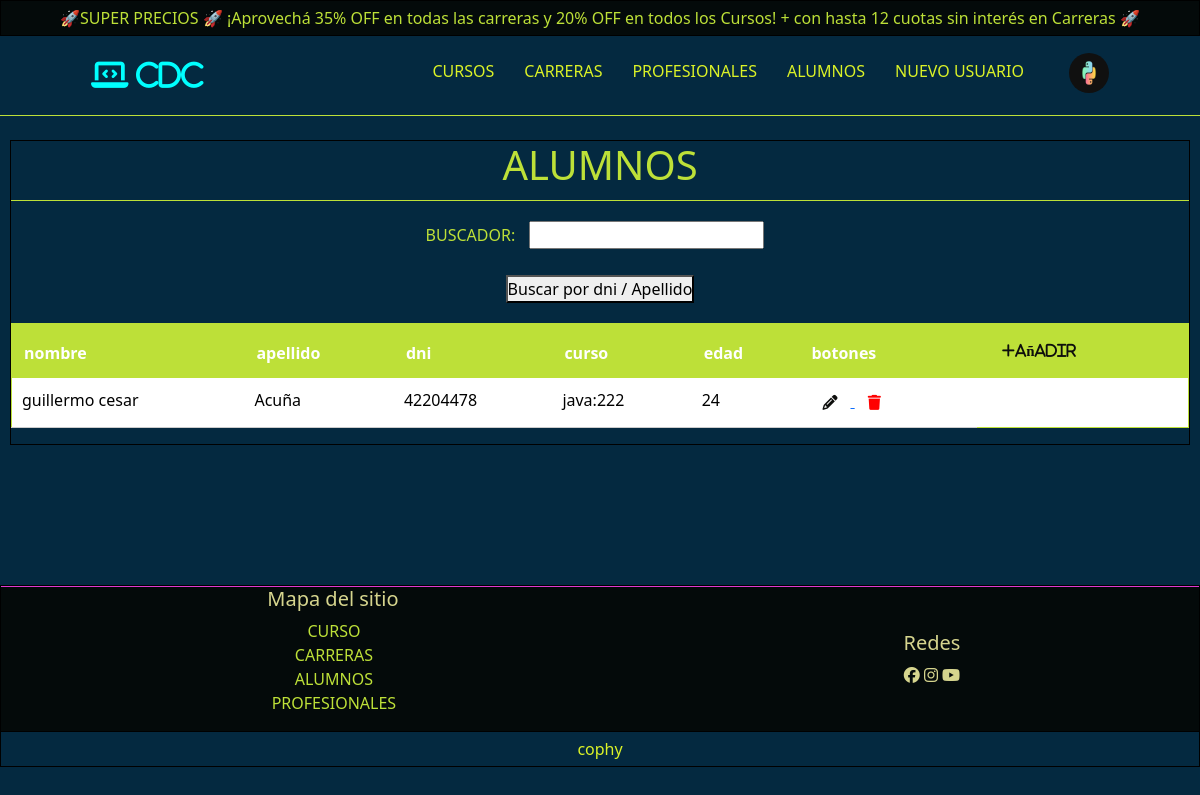
Page /AppSchol/alumnos/ (signed in) on the committed database.
### AppScholl/models.py (models this page shows, shortened)
class Perfil(models.Model):
    user = models.OneToOneField(User,on_delete=models.CASCADE)
    foto = models.ImageField(upload_to='foto_perfil/',null=True,blank=True,default='https://sollentunatrafikskola.se/wp-content/uploads/2018/12/male-feature.jpg')

class Alumno(models.Model):
    nombre = models.CharField(max_length=30)
    apellido = models.CharField(max_length=30)
    documento = models.IntegerField()
    cursoscomisiones = models.TextField()
    carreras = models.TextField()
    edad = models.IntegerField()

### AppScholl/views.py (the view, shortened to what this page needs)
# urls.py: path("alumnos/",views.alumnos,name='Alumnos'),
@login_required(login_url='Login')
def alumnos(request):
    query = request.GET.get('buscador', '')
    buscador = Buscar(request.GET)
    alumnos = Alumno.objects.all()
    if 'reset' in request.GET:
        query = ''
        alumnos = Alumno.objects.all()
    elif query:
        if query.isdigit():
            alumnos = Alumno.objects.filter(documento__icontains=query)
        else:
            alumnos = Alumno.objects.filter(apellido__icontains=query)
    return render(request, 'AppScholl/alumnos.html', {'alumnos': alumnos,  'buscar': buscador,   'query': query  })

### AppScholl/forms.py
class Buscar(forms.Form):
    buscador = forms.CharField(max_length=100,required=False)

### AppScholl/templates/AppScholl/alumnos.html (shortened to what this page needs)
{% extends 'AppScholl/base.html' %}
{% block contenido %}
    <main class="conteiner-main" id="alumnos">
        <div class="conteiner-titulo">
            <h1>Alumnos</h1>
        </div>
        <section class="seccion-buscar-filtros">
            <article class="conteiner-buscar">
              <form method="GET" action="{% url 'Alumnos' %}">
                {{ buscar.as_p }}
                <button type="submit">Buscar por dni / Apellido</button>
              </form>
            </article>
        </section>
        <section class="seccion-tabla">
          {% if alumnos %}
            <table class="table">
              <thead>
                <tr>
                  <th scope="col">nombre</th>
                  <th scope="col">apellido</th>
                  <th scope="col">dni</th>
                  <th scope="col">curso</th>
                  <th scope="col">edad</th>
                  <th scope="col">botones</th>
                  <th scope="col"><a href="{% url 'AddAlumno' %}"><i class="fa-solid fa-plus btn-mas btn">añadir</i></a></th>
                </tr>
              </thead>
              <tbody>
                {% for alumno in alumnos %}
                <tr>
                  <td>{{alumno.nombre}}</td>
                  <td>{{alumno.apellido}}</td>
                  <td>{{alumno.documento}}</td>
                  <td>{{alumno.cursoscomisiones}}</td>
                  <td>{{alumno.edad}}</td>
                  <td>
                    {% if user.is_superuser %}
                      <a href="{% url 'ModAlumno' alumno.documento %}">
                        <i class="fa-solid fa-pencil btn btn-mas"></i>
                      </a>
                      <form method="POST" action="{% url 'Alumnos'  %}" style="display:inline;" onsubmit="return confirm('¿Estás seguro de que deseas eliminar este alumno?');">
                        <button type="submit" name="eliminar" style="border: none; background: none; cursor: pointer;" aria-label="Eliminar alumno">
                            <i class="fa-solid fa-trash btn btn-mas" style="color: red;"></i>
                        </button>
                      </form>
                    {% else %}
                        <p>No tienes permisos</p>
                    {% endif %}
                  </td>
                </tr>
                {% endfor %}
              </tbody>
            </table>
          {% else %}
            <p style="color: #DBF227; font-size: 25px; text-align: center;">No se encontraron alumnos .</p>
          {% endif %}
        </section>
    </main>
{% endblock contenido %}

### AppScholl/templates/AppScholl/base.html (shortened to what this page needs)
{% load static %}
<!DOCTYPE html>
<html lang="en">
<head>
    <link href="https://cdn.jsdelivr.net/npm/bootstrap@5.3.3/dist/css/bootstrap.min.css" rel="stylesheet">
    <link rel="stylesheet" href="https://cdnjs.cloudflare.com/ajax/libs/font-awesome/6.7.2/css/all.min.css" />
    <link rel="stylesheet" href="{% static 'AppScholl/css/main.css' %}">
</head>
<body>
    <header class="conteiner-header">
        <div class="conteiner-ofertas">
            <p>🚀SUPER PRECIOS 🚀 ¡Aprovechá 35% OFF en todas las carreras y 20% OFF en todos los Cursos! <span class="oferta-texto">+ con hasta 12 cuotas sin interés en Carreras 🚀</span> </p>
        </div>
        <div class="conteiner-inferior">
            <article class="conteiner-logo">
                <a href="{% url 'Home' %}">
                    <i class="fa-solid fa-laptop-code" style="font-size: 30px; color: aqua;">  CDC</i>
                </a>
            </article>
            <nav class="conteiner-menu-desk" style="margin-top: 15px;">
                <ul class="menu-desk">
                    <li><a href="{% url 'Cursos' %}" class="nav-link">cursos</a></li>
                    <li><a href="{% url 'Carreras' %}" class="nav-link">carreras</a></li>
                    <li><a href="{% url 'Profesionales' %}" class="nav-link">profesionales</a></li>
                    {% if user.is_authenticated %}
                        <li><a href="{% url 'Alumnos' %}" class="nav-link">alumnos</a></li>
                        {% if user.is_superuser %}
                            <li><a href="{% url 'Registro' %}" class="nav-link ">Nuevo usuario</a></li>
                        {% endif %}
                        <div class="dropdown">
                            {% if user.perfil.foto %}
                                <button class="nav-link  " type="button" data-bs-toggle="dropdown" aria-expanded="false" style="width: 50px ;height: auto ;margin-top: 0px">
                                    <img src="{{user.perfil.foto.url}}" alt="icono" class="icono-usuario nav-link" style="width: 50px ;height: auto ; margin-top: -1px; border-radius: 40px;">
                                </button>
                            {% endif %}
                        </div>
                    {% else %}
                        <li><a href="{% url 'Login' %}" class="nav-link sesion">iniciar sesion</a></li>
                    {% endif %}
                </ul>
            </nav>
        </div>
    </header>
    {% block contenido %}
    {% endblock contenido %}
    <footer class="conteiner-footer">
        <div class="conteiner-superior">
            <article class="conteiner-mapa">
                <h5>Mapa del sitio</h5>
                <ul class="menu-mapa">
                    <li><a href="{% url 'Cursos' %}" class="nav-link">curso</a></li>
                    <li><a href="{% url 'Carreras' %}" class="nav-link">carreras</a></li>
                    <li><a href="{% url 'Alumnos' %}" class="nav-link">alumnos</a></li>
                    <li><a href="{% url 'Profesionales' %}" class="nav-link">profesionales</a></li>
                </ul>
            </article>
            <article class="conteiner-redes">
                <h5>Redes</h5>
                <article>
                    <i class="fa-brands fa-facebook"></i>
                    <i class="fa-brands fa-instagram"></i>
                    <i class="fa-brands fa-youtube"></i>
                </article>
            </article>
        </div>
        <div class="conteiner-inferior">
            <p>cophy</p>
        </div>
    </footer>
</body>
</html>

### AppScholl/static/AppScholl/css/main.css (style rules this page uses)
* { margin: 0; padding: 0; box-sizing: border-box; }
body { display: grid; grid-template-areas: "encabezado" "main" "pie"; row-gap: 10px; background: #042940; }
body .conteiner-header { grid-area: encabezado; position: fixed; width: 100%; z-index: 100; }
body .conteiner-main { grid-area: main; margin: 130px 10px; }
body .conteiner-footer { grid-area: pie; }
.btn-mas { font-size: 15px; color: #0d0e0c; }
.table { border: 1px solid #BDE038; background-color: #fff; color: #333; border-collapse: collapse; width: 100%; }
.table th { background-color: #BDE038; color: #fff; padding: 12px; text-align: left; }
.table td { padding: 10px; text-align: left; border-bottom: 1px solid #ccc; }
.conteiner-header { display: grid; grid-template-areas: "ofertas" "inferior"; grid-template-rows: auto 80px; }
.conteiner-header .conteiner-ofertas { grid-area: ofertas; text-align: center; justify-items: center; border: 1px solid black; background: #040A0A; width: 100%; }
.conteiner-header .conteiner-ofertas p { margin: auto; padding: 5px; color: #BDE038; }
.conteiner-header .conteiner-inferior { grid-area: inferior; display: flex; justify-content: space-around; text-align: center; align-content: center; align-items: center; border-bottom: 1px solid #BDE038; background: #042940; }
.conteiner-footer { display: grid; grid-template-areas: "superior" "inferior"; grid-template-rows: auto auto; border: 1px solid black; }
.conteiner-footer .conteiner-superior { grid-area: superior; display: grid; grid-template-areas: "uno" "dos"; text-align: center; align-items: center; background: #040A0A; color: #D6D58E; border-top: 1px solid #e038d2; }
.conteiner-footer .conteiner-superior .menu-mapa { list-style: none; margin-right: 30px; color: #BDE038; }
.conteiner-footer .conteiner-superior .menu-mapa .nav-link { text-transform: uppercase; }
@media screen and (min-width: 767px) { .conteiner-footer .conteiner-superior { grid-template-areas: "uno dos"; } }
.conteiner-footer .conteiner-inferior { grid-area: inferior; border-top: 1px solid black; text-align: center; justify-items: center; background: #042940; }
.conteiner-footer .conteiner-inferior p { margin: auto; padding: 5px; color: #DBF227; }
.menu-desk { display: flex; list-style: none; margin: auto; color: #DBF227; }
.menu-desk .nav-link { margin: 10px; text-transform: uppercase; padding: 5px; }
#alumnos { display: grid; grid-template-areas: "titulo" "fb" "tabla"; grid-template-rows: 60px; border: 1px solid black; row-gap: 10px; }
#alumnos .conteiner-titulo { grid-area: titulo; text-align: center; color: #BDE038; text-transform: uppercase; border-bottom: 1px solid #BDE038; }
#alumnos .seccion-buscar-filtros { grid-area: fb; grid-template-areas: "buscar" "filtros"; row-gap: 10px; }
#alumnos .seccion-buscar-filtros .conteiner-buscar { grid-area: buscar; color: #BDE038; text-transform: uppercase; text-align: center; }
#alumnos .seccion-buscar-filtros .conteiner-buscar input { margin: 10px; }
#alumnos .seccion-tabla { grid-area: tabla; margin-top: 10px; }

### rows in the picture
Alumno: nombre "guillermo cesar", apellido "Acuña", documento "42204478", cursoscomisiones "java:222", edad "24"
